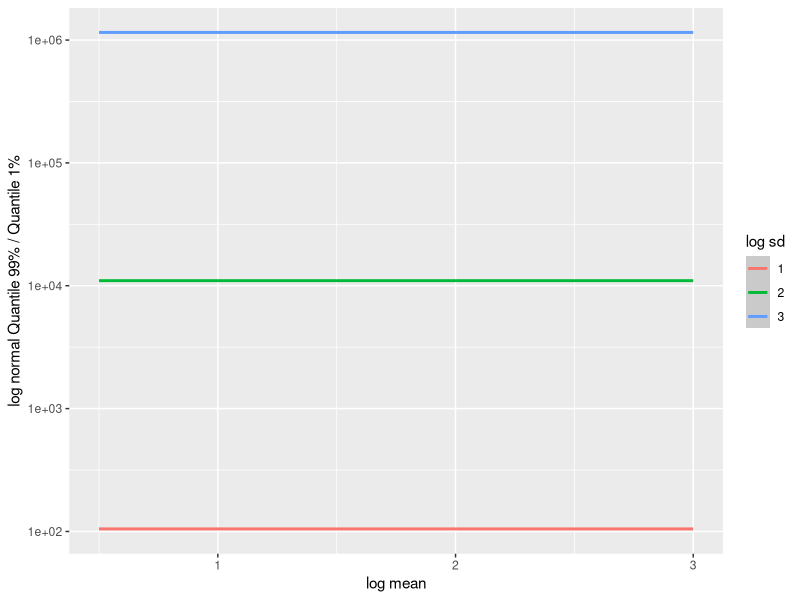
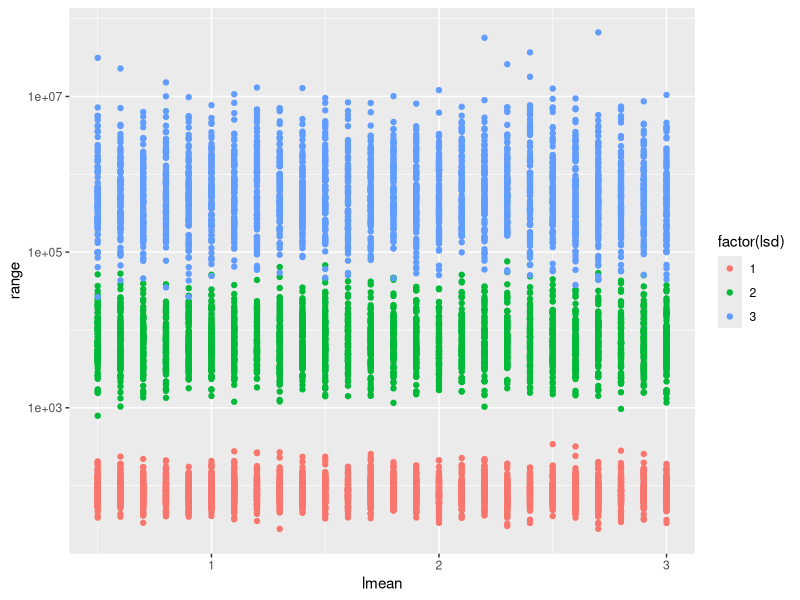

Write the R code that produced these figures, in order.
library(data.table)
library(ggplot2)
library(plyr)
library(magrittr)
library(readr)
library(stringr)
library(dplyr)

get_range = function(lnorm, lsd, n) {
    x = rlnorm(n, lnorm, lsd) 
    quantile(x, 0.99) / quantile(x, 0.01)
}

#' # Simulation the range of clone size in log normal distribution

#' Simulation parameter range
lmean = seq(0.5, 3, 0.1)
lsd = c(1, 2, 3)

df = expand.grid(lmean = lmean, lsd = lsd)
d = data.table(df)

#' Calculate the range of clone size
d[, range := qlnorm(0.99, lmean, lsd) / qlnorm(0.01, lmean, lsd) , by = .(lmean, lsd)]


#' Plot the range of clone size
ggplot(d) + aes(x = lmean, y = range, color = factor(lsd)) + geom_smooth(se = TRUE) +
    scale_y_log10() + labs(y = "log normal Quantile 99% / Quantile 1%", x = "log mean", color = "log sd")


x = rlnorm(1000, 1, 1) %>% sort
sum(x[1:50]) / sum(x[51:1000])


#' # With limited cell number
lmean = seq(0.5, 3, 0.1)
lsd = c(1, 2, 3)

df = expand.grid(lmean = lmean, lsd = lsd)
d = data.table(df)
df_repeated <- df %>% slice(rep(1:n(), each = 100)) %>% data.table
df_repeated$id = 1:nrow(df_repeated)

#' Calculate the range of clone size
df_repeated[, range := get_range(lmean, lsd, 150), by = id]


#' Plot the range of clone size
# ggplot(df_repeated) + aes(x = lmean, y = range, color = factor(lsd)) + geom_smooth(se = TRUE, level = 0.999) +
    # scale_y_log10() + labs(y = "log normal Quantile 99% / Quantile 1%", x = "log mean", color = "log sd")

ggplot(df_repeated) + aes(x = lmean, y =  range, color = factor(lsd)) + geom_point() + scale_y_log10()



